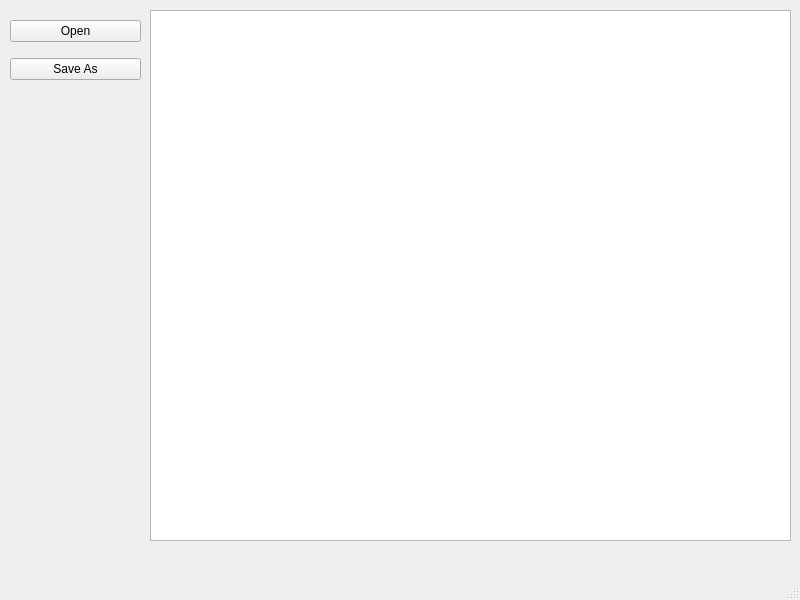
<?xml version="1.0" encoding="UTF-8"?>
<ui version="4.0">
 <class>MainWindow</class>
 <widget class="QMainWindow" name="MainWindow">
  <property name="geometry">
   <rect>
    <x>0</x>
    <y>0</y>
    <width>800</width>
    <height>600</height>
   </rect>
  </property>
  <property name="windowTitle">
   <string>MainWindow</string>
  </property>
  <widget class="QWidget" name="centralwidget">
   <widget class="QPlainTextEdit" name="plainTextEdit">
    <property name="geometry">
     <rect>
      <x>150</x>
      <y>10</y>
      <width>641</width>
      <height>531</height>
     </rect>
    </property>
    <property name="sizePolicy">
     <sizepolicy hsizetype="Fixed" vsizetype="Fixed">
      <horstretch>0</horstretch>
      <verstretch>0</verstretch>
     </sizepolicy>
    </property>
    <property name="layoutDirection">
     <enum>Qt::LeftToRight</enum>
    </property>
   </widget>
   <widget class="QWidget" name="verticalLayoutWidget_2">
    <property name="geometry">
     <rect>
      <x>10</x>
      <y>10</y>
      <width>131</width>
      <height>80</height>
     </rect>
    </property>
    <layout class="QVBoxLayout" name="verticalLayout_2">
     <item>
      <widget class="QPushButton" name="readButton">
       <property name="text">
        <string>Open</string>
       </property>
      </widget>
     </item>
     <item>
      <widget class="QPushButton" name="writeButton">
       <property name="text">
        <string>Save As</string>
       </property>
      </widget>
     </item>
    </layout>
   </widget>
  </widget>
  <widget class="QMenuBar" name="menubar">
   <property name="geometry">
    <rect>
     <x>0</x>
     <y>0</y>
     <width>800</width>
     <height>21</height>
    </rect>
   </property>
  </widget>
  <widget class="QStatusBar" name="statusbar"/>
 </widget>
 <resources/>
 <connections/>
</ui>
